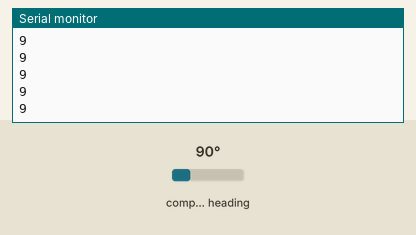
Simulated run of this sketch. Board: Arduino Uno, built with avr-gcc and run on an emulated ATmega328P. Parts: the last lines printed to the serial monitor. Inputs (shaded band) come from the test bench; at power-on: compass heading 90°.

Above: at 1.2 s.
1.3 s: compass heading set to 7°
At 2.1 s:
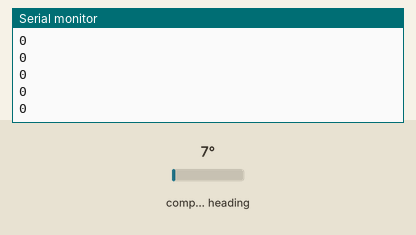
2.8 s: compass heading set to 180°
At 3.8 s:
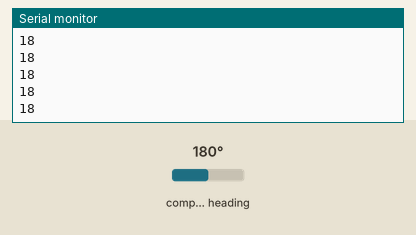
Timing chart, 0 to 5.8 s (numbered marks = the images above; inputs shaded):
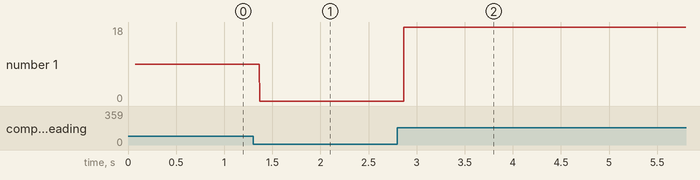

The sketch:

compass.ino
```cpp
#include <QMC5883L.h>
#include <Wire.h>

QMC5883L compass;

void setup()
{
	Wire.begin();

	compass.init();
	compass.setSamplingRate(10);

	Serial.begin(9600);
	Serial.println("QMC5883L Compass Demo");
	Serial.println("Turn compass in all directions to calibrate....");
}

void loop()
{
	int heading = compass.readHeading();
	if(heading==0) {
		/* Still calibrating, so measure but don't print */
	} else {
		Serial.println(heading/10);
	}
}
```

Measured:
- after the input at 1.3 s, the serial monitor: prints a new line after 0.07 s (image 1)
- after the input at 2.8 s, the serial monitor: prints a new line after 0.07 s (image 2)
- plotted number 1: 9 → 0 after the input at 1.3 s, 0 → 18 after the input at 2.8 s
